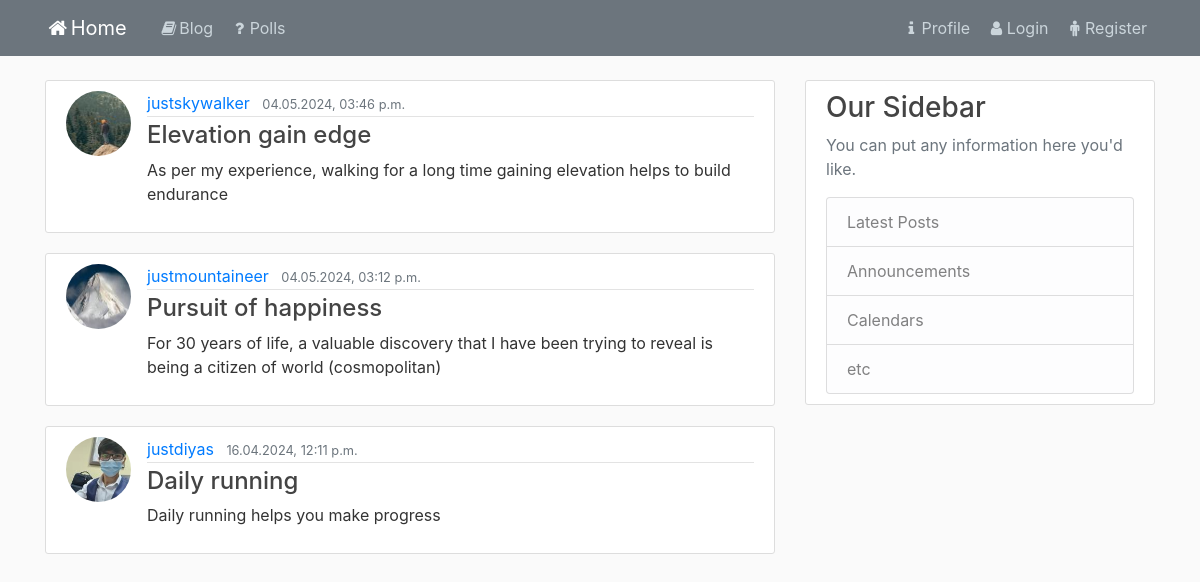
The app's page /home/blog/, older data.
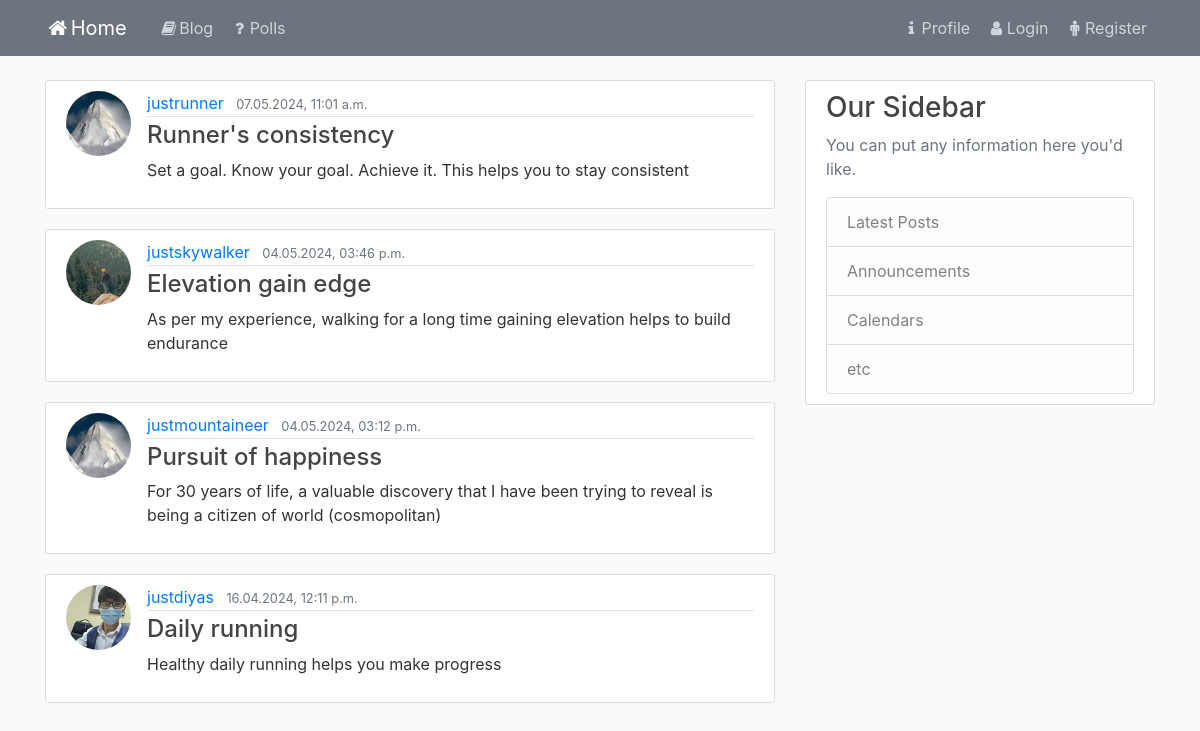
The same page, newer data.
### blog/models.py (models this page shows, shortened)
class Post(models.Model):
    title = models.CharField(max_length=100)
    author = models.ForeignKey(User, on_delete=models.CASCADE)
    content = models.TextField()
    publication_date = models.DateTimeField(default=timezone.now)

### user/models.py (models this page shows, shortened)
class Profile(models.Model):
    user = models.OneToOneField(User, on_delete=models.CASCADE)
    image = models.ImageField(default='default.jpg', upload_to='profile_pics')

### blog/views.py (the view)
# urls.py: path('blog/', views.PostListView.as_view(), name='blog-main'),
class PostListView(generic.ListView):
    template_name = 'blog/blog.html'
    queryset = Post.objects.all()
    ordering = ['-publication_date']

### blog/templates/blog/blog.html
{% extends 'blog/base_blog.html' %}
{% block content %}
    {% for post in post_list %}
        <article class="media content-section">
            <img class="rounded-circle article-img" src="{{ post.author.profile.image.url }}">
            <div class="media-body">
                <div class="article-metadata">
                    <a class="mr-2" href="#">{{ post.author }}</a>
                    <small class="text-muted">{{ post.publication_date|date:'d.m.Y, h:i a' }}</small>
                </div>
                <h4><a class="article-title" href="{% url 'blog:post-detail' post.pk %}">{{ post.title }}</a></h4>
                <p class="article-content"> {{ post.content }}</p>
            </div>
        </article>
    {% endfor %}
{% endblock content %}

### blog/templates/blog/base_blog.html (shortened to what this page needs)
{% load static %}
<!DOCTYPE html>
<html lang="en-US">
<head>
    <link rel="stylesheet" href="https://maxcdn.bootstrapcdn.com/bootstrap/4.0.0/css/bootstrap.min.css">
    <link rel="stylesheet" href="https://cdnjs.cloudflare.com/ajax/libs/font-awesome/4.7.0/css/font-awesome.min.css">
    <link rel="stylesheet" type="text/css" href="{% static 'blog/base.css' %}"/>
</head>
<body>
    <header class="site-header">
      <nav class="navbar navbar-expand-md navbar-dark bg-secondary fixed-top">
        <div class="container">
          <a class="navbar-brand mr-4" href="{% url 'blog:blog-home' %}"><i class="fa fa-fw fa-home"></i>Home</a>
          <div class="collapse navbar-collapse" id="navbarToggle">
            <div class="navbar-nav mr-auto">
              <a class="nav-item nav-link" href="{% url 'blog:blog-main' %}"><i class="fa fa-fw fa-book"></i>Blog</a>
              <a class="nav-item nav-link" href="{% url 'polls:polls-index' %}"><i class="fa fa-fw fa-question"></i>Polls</a>
            </div>
            <div class="navbar-nav">
                <a class="nav-item nav-link" href="{% url 'user:user-profile' %}"><i class="fa fa-fw fa-info"></i>Profile</a>
              {% if user.is_authenticated %}
                <a class="nav-item nav-link" href="{% url 'blog:post-create' %}"><i class="fa fa-fw fa-pencil"></i>New Post</a>
                <a class="nav-item nav-link" href="{% url 'polls:polls-create' %}"><i class="fa fa-fw fa"></i>New Polls</a>
                <a class="nav-item nav-link" href="{% url 'user:user-logout' %}"><i class="fa fa-fw fa-sign-out"></i>Logout</a>
              {% else %}
                <a class="nav-item nav-link" href="{% url 'user:user-login' %}"><i class="fa fa-fw fa-user"></i>Login</a>
                <a class="nav-item nav-link" href="{% url 'user:user-register' %}"><i class="fa fa-fw fa-male"></i>Register</a>
              {% endif %}
            </div>
          </div>
        </div>
      </nav>
    </header>
    <main role="main" class="container">
      <div class="row">
        <div class="col-md-8">
            {% block content %}{% endblock content %}
        </div>
        <div class="col-md-4">
          <div class="content-section">
            <h3>Our Sidebar</h3>
              <p class='text-muted'>You can put any information here you'd like.</p>
              <ul class="list-group">
                <li class="list-group-item list-group-item-light">Latest Posts</li>
                <li class="list-group-item list-group-item-light">Announcements</li>
                <li class="list-group-item list-group-item-light">Calendars</li>
                <li class="list-group-item list-group-item-light">etc</li>
              </ul>
          </div>
        </div>
      </div>
    </main>
</body>
</html>

### blog/static/blog/base.css (style rules this page uses)
body { background: #fafafa; color: #333333; margin-top: 5rem; }
h1, h2, h3, h4, h5, h6 { color: #444444; }
ul { margin: 0; }
.bg-secondary { background-color: #5f788a; }
.site-header .navbar-nav .nav-link { color: #cbd5db; }
.content-section { background: #ffffff; padding: 10px 20px; border: 1px solid #dddddd; border-radius: 3px; margin-bottom: 20px; }
.article-title { color: #444444; }
.article-content { white-space: pre-line; }
.article-img { height: 65px; width: 65px; margin-right: 16px; }
.article-metadata { padding-bottom: 1px; margin-bottom: 4px; border-bottom: 1px solid #e3e3e3 }

Row changes from the older to the newer data that the page shows:
added Post: author.profile.image (placeholder picture), author "justrunner", publication_date "07.05.2024, 11:01 a.m.", title "Runner's consistency", content "Set a goal. Know your goal. Achieve it. This helps you to stay consistent"
changed Post "Daily running": content "Daily running helps you make progress" → "Healthy daily running helps you make progress"
